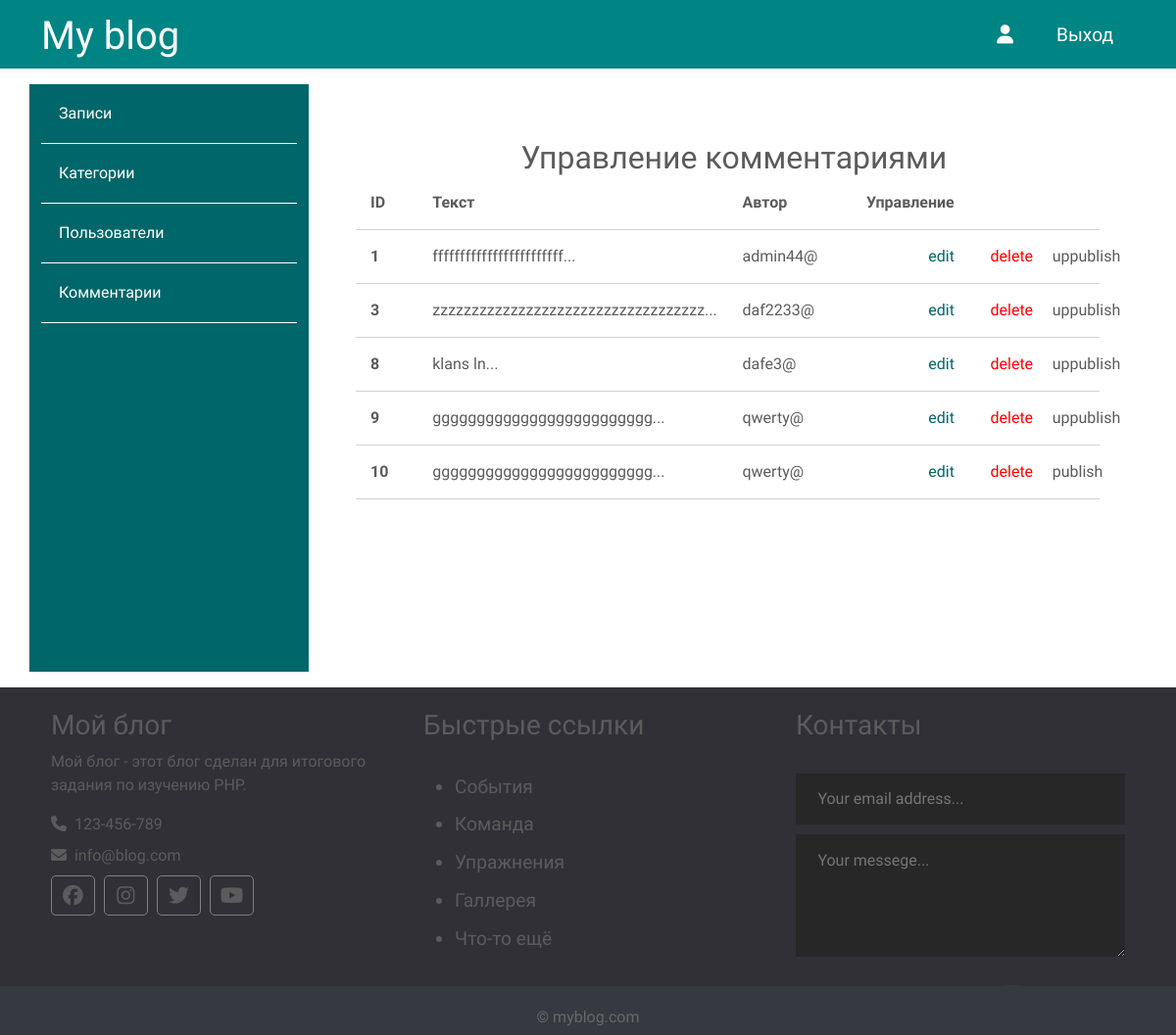
The app's page /admin/comments/index.php with its own data.
### tables this page shows
CREATE TABLE `comments` (
  `id` int(12) NOT NULL,
  `status` tinyint(4) NOT NULL DEFAULT '1',
  `page` int(10) NOT NULL,
  `email` varchar(110) NOT NULL,
  `comment` text NOT NULL,
  `created_date` datetime NOT NULL DEFAULT CURRENT_TIMESTAMP
);

### app/database/db.php (called while the page is built, shortened)
<?php
require('connect.php');
function dbCheckError($query){
    $errinfo = $query->errorinfo();
    return true;
}
function selectall($table, $params = []){
    global $pdo;
    $sql = "SELECT * FROM $table";
    if (!empty($params)){
        $i = 0;
        foreach ($params as $key => $value){
            if (!is_numeric($value)){
                $value = "'".$value."'";
            }
            if ($i === 0){
                    $sql = $sql . " WHERE $key = $value";
            } else {
                    $sql = $sql . " AND $key = $value";
            }
            $i++;
        }
    }
    $query =  $pdo->prepare($sql);
    $query->execute();
    return $query->fetchAll();
}

### app/controllers/comments.php (called while the page is built, shortened)
<?php
include_once SITE_ROOT . "/app/database/db.php";
$commentsForAdm = selectall('comments');

### admin/comments/index.php (the view, shortened to what this page needs)
<?php
      include "../../app/controllers/comments.php";
?>
<!doctype html>
<html lang="en">
  <head>
    <link href="https://cdn.jsdelivr.net/npm/bootstrap@5.0.2/dist/css/bootstrap.min.css" rel="stylesheet">
    <link rel="stylesheet" href="/css/awesome/css/all.css" />
    <link rel="stylesheet" href = "../../assets/css/admin.css">
  </head>
  <body>
  <?php include("../../app/include/header-admin.php"); ?>
  <div class="container">
  <?php include ("../../app/include/sidebar-admin.php"); ?>
      <div class="posts col-9">
        <div class="row title-table">
          <h2>Управление комментариями</h2>
          <div class="col-1">ID</div>
          <div class="col-5">Текст</div>
          <div class="col-2">Автор</div>
          <div class="col-4">Управление</div>
        </div>
        <?php foreach ($commentsForAdm as $key => $comment): ?>
        <div class="row post">
          <div class="id col-1"><?=$comment['id']; ?></div>
          <div class="title col-5"><?=mb_substr($comment['comment'], 0, 50, 'UTF-8') . '...' ?></div>
          <?php
              $user = $comment['email'];
              $user = explode('@', $user);
              $user = $user[0];
          ?>
          <div class="admin col-3"><?=$user . "@"; ?></div>
          <div class="red col-1"><a href="edit.php?id=<?= $comment['id'];?>">edit</a></div>
          <div class="dell col-1"><a href="edit.php?delete_id=<?= $comment['id'];?>">delete</a></div>
          <?php if($comment['status']): ?>
            <div class="status col-1"><a href="edit.php?publish=0&pub_id=<?= $comment['id'];?>">uppublish</a></div>
          <?php else:?>
            <div class="status col-1"><a href="edit.php?publish=1&pub_id=<?= $comment['id'];?>">publish</a></div>
          <?php endif; ?>
        </div>
        <?php endforeach; ?>
      </div>
    </div>
  </div>
    <?php include("../../app/include/footer.php"); ?>
  </body>
</html>

### assets/css/admin.css (style rules this page uses)
* { font-family: 'Comfortaa', cursive; color:#5c5b5b; }
html, h1, h2, h3, h4, h5, h6 { color:#5c5b5b; }
body { color: #f6f6f6; }
a { text-decoration: none; color: inherit; }
.posts { height: 100%; padding: 40px 60px 100px; overflow-y: scroll; }
.posts h2 { text-align: center; margin: 2rem 0 0 0.4rem; }
.posts .title-table div { padding: 15px; text-align: left; border-bottom: 1px solid #d3d3d3; font-weight: 700; }
.posts .post div { padding: 15px; text-align: left; border-bottom: 1px solid #d3d3d3; }
.posts .post .red { color: #006669; }
.posts .post .dell { color: red; }
.posts .post .id { font-weight: bold; }

### records on screen
comments: id "1", comment "ffffffffffffffffffffffff", email "admin44"
comments: id "3", comment "zzzzzzzzzzzzzzzzzzzzzzzzzzzzzzzzzzz", email "daf2233"
comments: id "8", comment "klans ln", email "dafe3"
comments: id "9", comment "ggggggggggggggggggggggggg", email "qwerty"
comments: id "10", comment "ggggggggggggggggggggggggg", email "qwerty"
